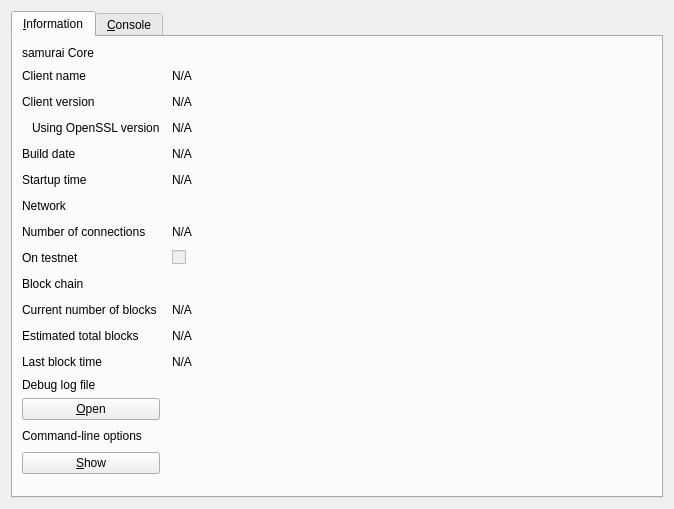
<?xml version="1.0" encoding="UTF-8"?>
<ui version="4.0">
 <class>RPCConsole</class>
 <widget class="QDialog" name="RPCConsole">
  <property name="geometry">
   <rect>
    <x>0</x>
    <y>0</y>
    <width>674</width>
    <height>509</height>
   </rect>
  </property>
  <property name="windowTitle">
   <string>samurai - Debug window</string>
  </property>
  <layout class="QVBoxLayout" name="verticalLayout_2">
   <item>
    <widget class="QTabWidget" name="tabWidget">
     <property name="currentIndex">
      <number>0</number>
     </property>
     <widget class="QWidget" name="tab_info">
      <attribute name="title">
       <string>&amp;Information</string>
      </attribute>
      <layout class="QGridLayout" name="gridLayout" columnstretch="0,1,0,0">
       <property name="horizontalSpacing">
        <number>12</number>
       </property>
       <item row="12" column="0">
        <widget class="QLabel" name="label_2">
         <property name="text">
          <string>Last block time</string>
         </property>
        </widget>
       </item>
       <item row="9" column="0">
        <widget class="QLabel" name="label_10">
         <property name="font">
          <font>
           <weight>50</weight>
           <bold>false</bold>
          </font>
         </property>
         <property name="text">
          <string>Block chain</string>
         </property>
        </widget>
       </item>
       <item row="8" column="1">
        <widget class="QCheckBox" name="isTestNet">
         <property name="enabled">
          <bool>false</bool>
         </property>
         <property name="text">
          <string/>
         </property>
        </widget>
       </item>
       <item row="11" column="1">
        <widget class="QLabel" name="totalBlocks">
         <property name="cursor">
          <cursorShape>IBeamCursor</cursorShape>
         </property>
         <property name="text">
          <string>N/A</string>
         </property>
         <property name="textFormat">
          <enum>Qt::PlainText</enum>
         </property>
         <property name="textInteractionFlags">
          <set>Qt::LinksAccessibleByMouse|Qt::TextSelectableByKeyboard|Qt::TextSelectableByMouse</set>
         </property>
        </widget>
       </item>
       <item row="10" column="0">
        <widget class="QLabel" name="label_3">
         <property name="text">
          <string>Current number of blocks</string>
         </property>
        </widget>
       </item>
       <item row="7" column="1">
        <widget class="QLabel" name="numberOfConnections">
         <property name="cursor">
          <cursorShape>IBeamCursor</cursorShape>
         </property>
         <property name="text">
          <string>N/A</string>
         </property>
         <property name="textFormat">
          <enum>Qt::PlainText</enum>
         </property>
         <property name="textInteractionFlags">
          <set>Qt::LinksAccessibleByMouse|Qt::TextSelectableByKeyboard|Qt::TextSelectableByMouse</set>
         </property>
        </widget>
       </item>
       <item row="7" column="0">
        <widget class="QLabel" name="label_7">
         <property name="text">
          <string>Number of connections</string>
         </property>
        </widget>
       </item>
       <item row="10" column="1">
        <widget class="QLabel" name="numberOfBlocks">
         <property name="cursor">
          <cursorShape>IBeamCursor</cursorShape>
         </property>
         <property name="text">
          <string>N/A</string>
         </property>
         <property name="textFormat">
          <enum>Qt::PlainText</enum>
         </property>
         <property name="textInteractionFlags">
          <set>Qt::LinksAccessibleByMouse|Qt::TextSelectableByKeyboard|Qt::TextSelectableByMouse</set>
         </property>
        </widget>
       </item>
       <item row="8" column="0">
        <widget class="QLabel" name="label_8">
         <property name="text">
          <string>On testnet</string>
         </property>
        </widget>
       </item>
       <item row="11" column="0">
        <widget class="QLabel" name="label_4">
         <property name="text">
          <string>Estimated total blocks</string>
         </property>
        </widget>
       </item>
       <item row="4" column="2">
        <spacer name="horizontalSpacer">
         <property name="orientation">
          <enum>Qt::Horizontal</enum>
         </property>
         <property name="sizeHint" stdset="0">
          <size>
           <width>40</width>
           <height>20</height>
          </size>
         </property>
        </spacer>
       </item>
       <item row="1" column="2">
        <spacer name="horizontalSpacer_2">
         <property name="orientation">
          <enum>Qt::Horizontal</enum>
         </property>
         <property name="sizeHint" stdset="0">
          <size>
           <width>40</width>
           <height>20</height>
          </size>
         </property>
        </spacer>
       </item>
       <item row="2" column="2">
        <spacer name="horizontalSpacer_3">
         <property name="orientation">
          <enum>Qt::Horizontal</enum>
         </property>
         <property name="sizeHint" stdset="0">
          <size>
           <width>40</width>
           <height>20</height>
          </size>
         </property>
        </spacer>
       </item>
       <item row="3" column="2">
        <spacer name="horizontalSpacer_4">
         <property name="orientation">
          <enum>Qt::Horizontal</enum>
         </property>
         <property name="sizeHint" stdset="0">
          <size>
           <width>40</width>
           <height>20</height>
          </size>
         </property>
        </spacer>
       </item>
       <item row="4" column="0">
        <widget class="QLabel" name="label_12">
         <property name="text">
          <string>Build date</string>
         </property>
        </widget>
       </item>
       <item row="3" column="1">
        <widget class="QLabel" name="openSSLVersion">
         <property name="cursor">
          <cursorShape>IBeamCursor</cursorShape>
         </property>
         <property name="text">
          <string>N/A</string>
         </property>
         <property name="textFormat">
          <enum>Qt::PlainText</enum>
         </property>
         <property name="textInteractionFlags">
          <set>Qt::LinksAccessibleByMouse|Qt::TextSelectableByKeyboard|Qt::TextSelectableByMouse</set>
         </property>
        </widget>
       </item>
       <item row="0" column="0">
        <widget class="QLabel" name="label_9">
         <property name="font">
          <font>
           <weight>50</weight>
           <bold>false</bold>
          </font>
         </property>
         <property name="text">
          <string>samurai Core</string>
         </property>
        </widget>
       </item>
       <item row="2" column="0">
        <widget class="QLabel" name="label_6">
         <property name="text">
          <string>Client version</string>
         </property>
        </widget>
       </item>
       <item row="1" column="0">
        <widget class="QLabel" name="label_5">
         <property name="text">
          <string>Client name</string>
         </property>
        </widget>
       </item>
       <item row="3" column="0">
        <widget class="QLabel" name="label_14">
         <property name="text">
          <string>Using OpenSSL version</string>
         </property>
         <property name="indent">
          <number>10</number>
         </property>
        </widget>
       </item>
       <item row="2" column="1">
        <widget class="QLabel" name="clientVersion">
         <property name="cursor">
          <cursorShape>IBeamCursor</cursorShape>
         </property>
         <property name="text">
          <string>N/A</string>
         </property>
         <property name="textFormat">
          <enum>Qt::PlainText</enum>
         </property>
         <property name="textInteractionFlags">
          <set>Qt::LinksAccessibleByMouse|Qt::TextSelectableByKeyboard|Qt::TextSelectableByMouse</set>
         </property>
        </widget>
       </item>
       <item row="1" column="1">
        <widget class="QLabel" name="clientName">
         <property name="cursor">
          <cursorShape>IBeamCursor</cursorShape>
         </property>
         <property name="text">
          <string>N/A</string>
         </property>
         <property name="textFormat">
          <enum>Qt::PlainText</enum>
         </property>
         <property name="textInteractionFlags">
          <set>Qt::LinksAccessibleByMouse|Qt::TextSelectableByKeyboard|Qt::TextSelectableByMouse</set>
         </property>
        </widget>
       </item>
       <item row="4" column="1">
        <widget class="QLabel" name="buildDate">
         <property name="cursor">
          <cursorShape>IBeamCursor</cursorShape>
         </property>
         <property name="text">
          <string>N/A</string>
         </property>
         <property name="textFormat">
          <enum>Qt::PlainText</enum>
         </property>
         <property name="textInteractionFlags">
          <set>Qt::LinksAccessibleByMouse|Qt::TextSelectableByKeyboard|Qt::TextSelectableByMouse</set>
         </property>
        </widget>
       </item>
       <item row="5" column="0">
        <widget class="QLabel" name="label_13">
         <property name="text">
          <string>Startup time</string>
         </property>
        </widget>
       </item>
       <item row="5" column="1">
        <widget class="QLabel" name="startupTime">
         <property name="cursor">
          <cursorShape>IBeamCursor</cursorShape>
         </property>
         <property name="text">
          <string>N/A</string>
         </property>
         <property name="textFormat">
          <enum>Qt::PlainText</enum>
         </property>
         <property name="textInteractionFlags">
          <set>Qt::LinksAccessibleByMouse|Qt::TextSelectableByKeyboard|Qt::TextSelectableByMouse</set>
         </property>
        </widget>
       </item>
       <item row="6" column="0">
        <widget class="QLabel" name="label_11">
         <property name="font">
          <font>
           <weight>50</weight>
           <bold>false</bold>
          </font>
         </property>
         <property name="text">
          <string>Network</string>
         </property>
        </widget>
       </item>
       <item row="6" column="2">
        <spacer name="horizontalSpacer_6">
         <property name="orientation">
          <enum>Qt::Horizontal</enum>
         </property>
         <property name="sizeHint" stdset="0">
          <size>
           <width>40</width>
           <height>20</height>
          </size>
         </property>
        </spacer>
       </item>
       <item row="5" column="2">
        <spacer name="horizontalSpacer_5">
         <property name="orientation">
          <enum>Qt::Horizontal</enum>
         </property>
         <property name="sizeHint" stdset="0">
          <size>
           <width>40</width>
           <height>20</height>
          </size>
         </property>
        </spacer>
       </item>
       <item row="12" column="1">
        <widget class="QLabel" name="lastBlockTime">
         <property name="cursor">
          <cursorShape>IBeamCursor</cursorShape>
         </property>
         <property name="text">
          <string>N/A</string>
         </property>
         <property name="textFormat">
          <enum>Qt::PlainText</enum>
         </property>
         <property name="textInteractionFlags">
          <set>Qt::LinksAccessibleByMouse|Qt::TextSelectableByKeyboard|Qt::TextSelectableByMouse</set>
         </property>
        </widget>
       </item>
       <item row="13" column="0">
        <spacer name="verticalSpacer_2">
         <property name="orientation">
          <enum>Qt::Vertical</enum>
         </property>
         <property name="sizeHint" stdset="0">
          <size>
           <width>20</width>
           <height>20</height>
          </size>
         </property>
        </spacer>
       </item>
       <item row="14" column="0">
        <widget class="QLabel" name="labelDebugLogfile">
         <property name="font">
          <font>
           <weight>50</weight>
           <bold>false</bold>
          </font>
         </property>
         <property name="text">
          <string>Debug log file</string>
         </property>
        </widget>
       </item>
       <item row="15" column="0">
        <widget class="QPushButton" name="openDebugLogfileButton">
         <property name="toolTip">
          <string>Open the samurai debug log file from the current data directory. This can take a few seconds for large log files.</string>
         </property>
         <property name="text">
          <string>&amp;Open</string>
         </property>
         <property name="autoDefault">
          <bool>false</bool>
         </property>
        </widget>
       </item>
       <item row="16" column="0">
        <widget class="QLabel" name="labelCLOptions">
         <property name="font">
          <font>
           <weight>50</weight>
           <bold>false</bold>
          </font>
         </property>
         <property name="text">
          <string>Command-line options</string>
         </property>
        </widget>
       </item>
       <item row="17" column="0">
        <widget class="QPushButton" name="showCLOptionsButton">
         <property name="toolTip">
          <string>Show the samurai-Qt help message to get a list with possible samurai command-line options.</string>
         </property>
         <property name="text">
          <string>&amp;Show</string>
         </property>
         <property name="autoDefault">
          <bool>false</bool>
         </property>
        </widget>
       </item>
       <item row="18" column="0">
        <spacer name="verticalSpacer">
         <property name="orientation">
          <enum>Qt::Vertical</enum>
         </property>
         <property name="sizeHint" stdset="0">
          <size>
           <width>20</width>
           <height>40</height>
          </size>
         </property>
        </spacer>
       </item>
       <item row="8" column="2">
        <spacer name="horizontalSpacer_8">
         <property name="orientation">
          <enum>Qt::Horizontal</enum>
         </property>
         <property name="sizeHint" stdset="0">
          <size>
           <width>40</width>
           <height>20</height>
          </size>
         </property>
        </spacer>
       </item>
       <item row="7" column="2">
        <spacer name="horizontalSpacer_7">
         <property name="orientation">
          <enum>Qt::Horizontal</enum>
         </property>
         <property name="sizeHint" stdset="0">
          <size>
           <width>40</width>
           <height>20</height>
          </size>
         </property>
        </spacer>
       </item>
       <item row="9" column="2">
        <spacer name="horizontalSpacer_9">
         <property name="orientation">
          <enum>Qt::Horizontal</enum>
         </property>
         <property name="sizeHint" stdset="0">
          <size>
           <width>40</width>
           <height>20</height>
          </size>
         </property>
        </spacer>
       </item>
       <item row="10" column="2">
        <spacer name="horizontalSpacer_10">
         <property name="orientation">
          <enum>Qt::Horizontal</enum>
         </property>
         <property name="sizeHint" stdset="0">
          <size>
           <width>40</width>
           <height>20</height>
          </size>
         </property>
        </spacer>
       </item>
       <item row="11" column="2">
        <spacer name="horizontalSpacer_11">
         <property name="orientation">
          <enum>Qt::Horizontal</enum>
         </property>
         <property name="sizeHint" stdset="0">
          <size>
           <width>40</width>
           <height>20</height>
          </size>
         </property>
        </spacer>
       </item>
       <item row="12" column="2">
        <spacer name="horizontalSpacer_12">
         <property name="orientation">
          <enum>Qt::Horizontal</enum>
         </property>
         <property name="sizeHint" stdset="0">
          <size>
           <width>40</width>
           <height>20</height>
          </size>
         </property>
        </spacer>
       </item>
       <item row="15" column="2">
        <spacer name="horizontalSpacer_13">
         <property name="orientation">
          <enum>Qt::Horizontal</enum>
         </property>
         <property name="sizeHint" stdset="0">
          <size>
           <width>40</width>
           <height>20</height>
          </size>
         </property>
        </spacer>
       </item>
       <item row="16" column="2">
        <spacer name="horizontalSpacer_14">
         <property name="orientation">
          <enum>Qt::Horizontal</enum>
         </property>
         <property name="sizeHint" stdset="0">
          <size>
           <width>40</width>
           <height>20</height>
          </size>
         </property>
        </spacer>
       </item>
       <item row="17" column="2">
        <spacer name="horizontalSpacer_15">
         <property name="orientation">
          <enum>Qt::Horizontal</enum>
         </property>
         <property name="sizeHint" stdset="0">
          <size>
           <width>40</width>
           <height>20</height>
          </size>
         </property>
        </spacer>
       </item>
       <item row="15" column="3" rowspan="3">
        <widget class="QLabel" name="label_15">
         <property name="text">
          <string/>
         </property>
         <property name="pixmap">
          <pixmap resource="../bitcoin.qrc">:/images/small_logo</pixmap>
         </property>
         <property name="scaledContents">
          <bool>false</bool>
         </property>
        </widget>
       </item>
      </layout>
     </widget>
     <widget class="QWidget" name="tab_console">
      <attribute name="title">
       <string>&amp;Console</string>
      </attribute>
      <layout class="QVBoxLayout" name="verticalLayout_3">
       <property name="spacing">
        <number>3</number>
       </property>
       <item>
        <widget class="QTextEdit" name="messagesWidget">
         <property name="minimumSize">
          <size>
           <width>0</width>
           <height>100</height>
          </size>
         </property>
         <property name="readOnly">
          <bool>true</bool>
         </property>
         <property name="tabKeyNavigation" stdset="0">
          <bool>false</bool>
         </property>
         <property name="columnCount" stdset="0">
          <number>2</number>
         </property>
        </widget>
       </item>
       <item>
        <layout class="QHBoxLayout" name="horizontalLayout">
         <property name="spacing">
          <number>3</number>
         </property>
         <item>
          <widget class="QLabel" name="label">
           <property name="text">
            <string notr="true">&gt;</string>
           </property>
          </widget>
         </item>
         <item>
          <widget class="QLineEdit" name="lineEdit"/>
         </item>
         <item>
          <widget class="QPushButton" name="clearButton">
           <property name="maximumSize">
            <size>
             <width>24</width>
             <height>24</height>
            </size>
           </property>
           <property name="toolTip">
            <string>Clear console</string>
           </property>
           <property name="text">
            <string/>
           </property>
           <property name="icon">
            <iconset resource="../bitcoin.qrc">
             <normaloff>:/icons/remove</normaloff>:/icons/remove</iconset>
           </property>
           <property name="shortcut">
            <string notr="true">Ctrl+L</string>
           </property>
           <property name="autoDefault">
            <bool>false</bool>
           </property>
          </widget>
         </item>
        </layout>
       </item>
      </layout>
     </widget>
    </widget>
   </item>
  </layout>
 </widget>
 <resources>
  <include location="../bitcoin.qrc"/>
 </resources>
 <connections/>
</ui>
